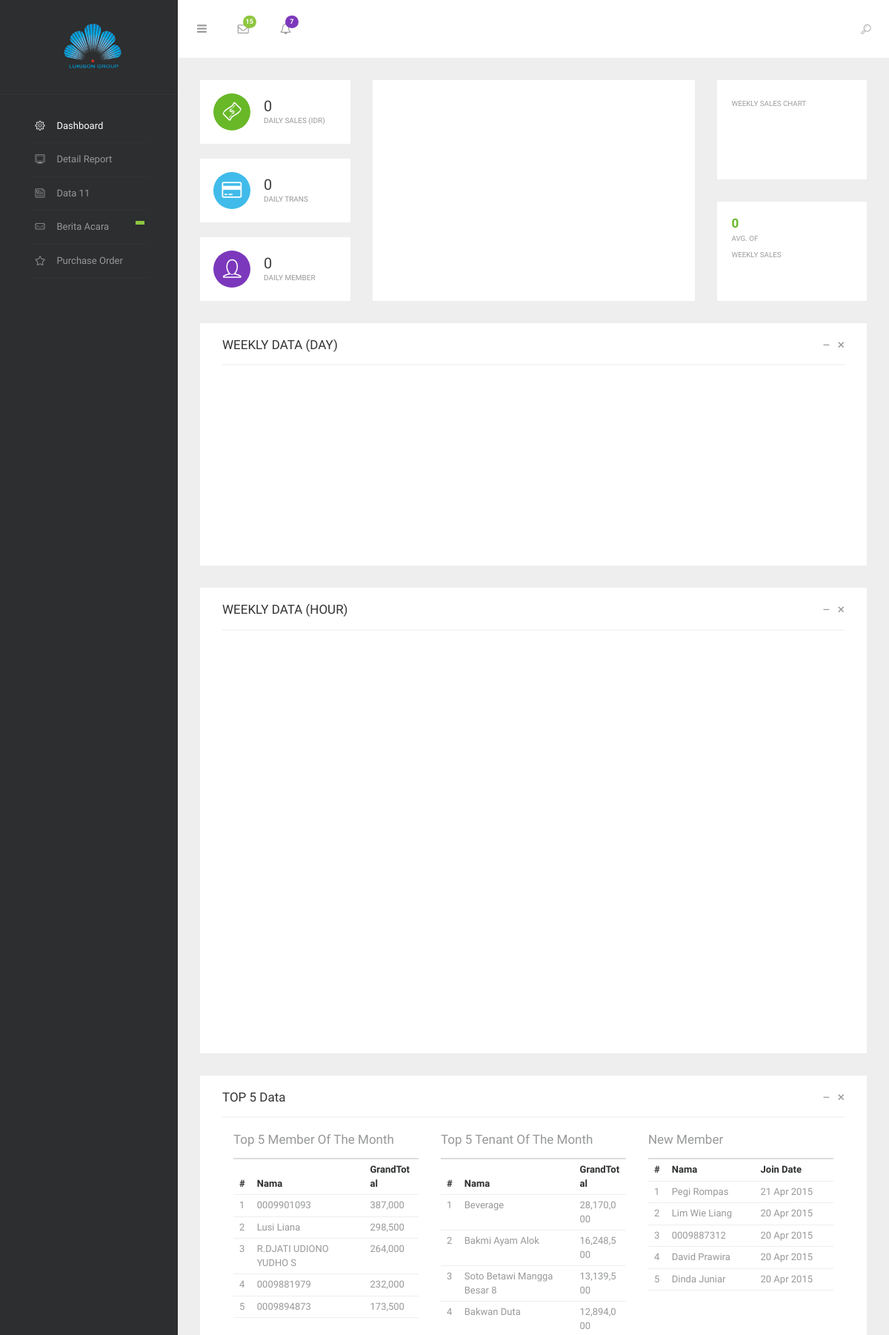
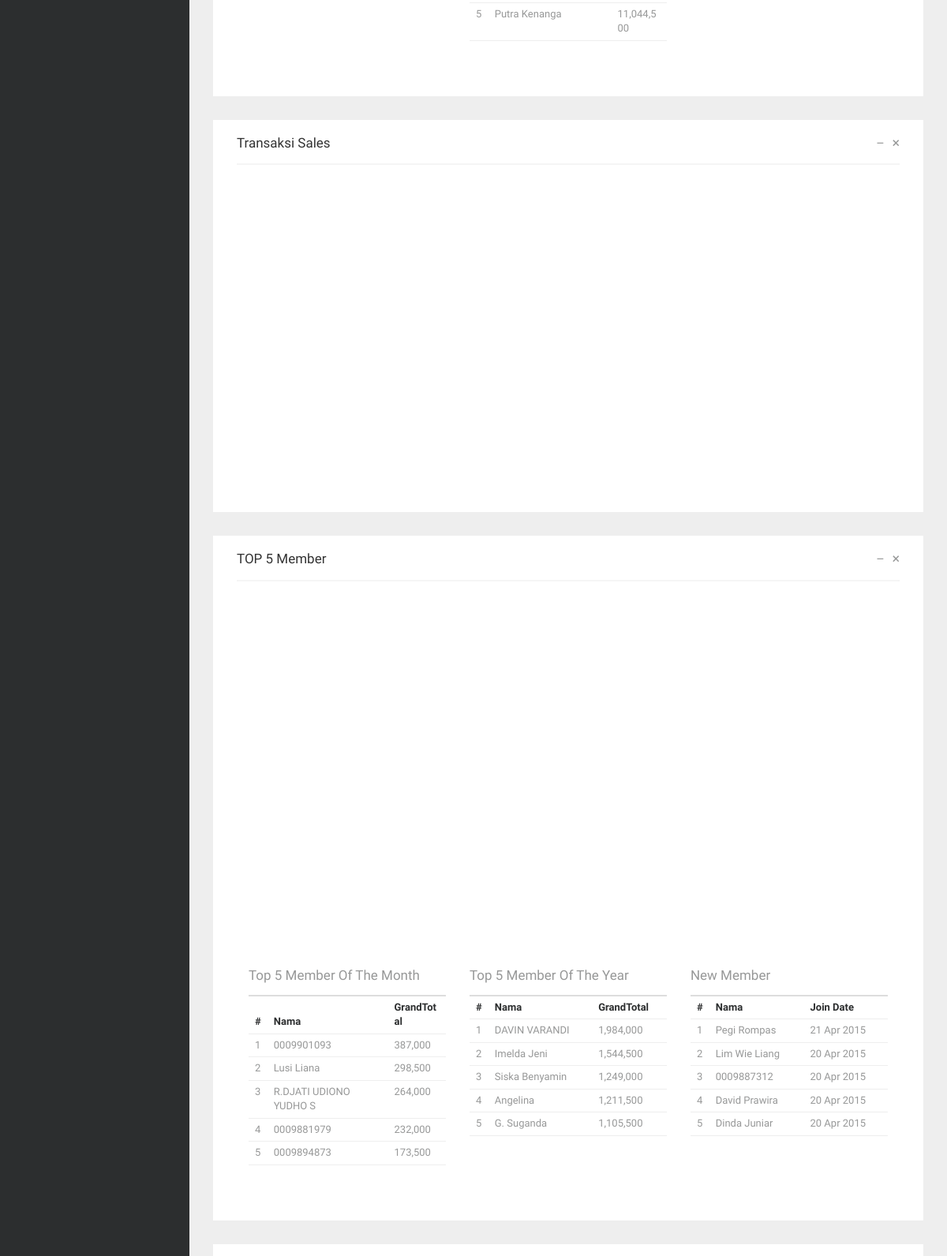
The page / (upper part) on the database its author committed (2 pictures, top to bottom).
### tables this page shows
CREATE TABLE `Tab_Val` (
  `Id` int(100) NOT NULL AUTO_INCREMENT,
  `Val_Nm` varchar(100) DEFAULT NULL,
  `Val_1` int(11) DEFAULT NULL,
  `UPDT` date DEFAULT NULL,
  `Val_Json` text,
  PRIMARY KEY (`Id`)
);

### index.php (called while the page is built)
<?php
include 'dashboard-1.php';

### dashboard-1.php (the view, shortened to what this page needs)
<?php
require_once ('config/main.php');
$db=new database();
$db->db_connect();
?>
<!DOCTYPE html>
<html lang="en">
<head>
	<link rel="stylesheet" href="assets/css/fonts/linecons/css/linecons.css">
	<link rel="stylesheet" href="assets/css/fonts/fontawesome/css/font-awesome.min.css">
	<link rel="stylesheet" href="assets/css/bootstrap.css">
	<link rel="stylesheet" href="assets/css/xenon-core.css">
	<link rel="stylesheet" href="assets/css/xenon-forms.css">
	<link rel="stylesheet" href="assets/css/xenon-components.css">
	<link rel="stylesheet" href="assets/css/xenon-skins.css">
	<link rel="stylesheet" href="assets/css/custom.css">
</head>
<body class="page-body">
	<div class="page-container">
		<div class="sidebar-menu toggle-others fixed">
			<div class="sidebar-menu-inner">
				<header class="logo-env">
					<div class="logo">
						<a href="dashboard-1.php" class="logo-expanded">
							<img src="assets/images/logo-lg.png" width="100" alt="" />
						</a>
					</div>
				</header>
				<ul id="main-menu" class="main-menu">
					<li class="active opened active">
						<a href="dashboard-1.php">
							<i class="linecons-cog"></i>
							<span class="title">Dashboard</span>
						</a>
                    </li>
                    <li>
                        <a href="#">
                            <i class="linecons-desktop"></i>
                            <span class="title">Detail Report</span>
                        </a>
                    </li>
                    <li>
                        <a href="extra-login.html">
                            <i class="linecons-note"></i>
                            <span class="title">Data <?php echo $db->cek_login('demo','demo');?></span>
                        </a>
                    </li>
                    <li>
                        <a href="#">
                            <i class="linecons-mail"></i>
                            <span class="title">Berita Acara</span>
                            <span class="label label-success pull-right"></span>
                        </a>
                    </li>
                    <li>
                        <a href="#">
                            <i class="linecons-star"></i>
                            <span class="title">Purchase Order</span>
                        </a></a>
                    </li>
                </ul>
            </div>
        </div>
        <div class="main-content">
			<nav class="navbar user-info-navbar" role="navigation">
				<ul class="user-info-menu left-links list-inline list-unstyled">
					<li class="hidden-sm hidden-xs">
						<a href="#" data-toggle="sidebar">
							<i class="fa-bars"></i>
						</a>
					</li>
					<li class="dropdown hover-line">
						<a href="#" data-toggle="dropdown">
							<i class="fa-envelope-o"></i>
							<span class="badge badge-green">15</span>
						</a>
					</li>
					<li class="dropdown hover-line">
						<a href="#" data-toggle="dropdown">
							<i class="fa-bell-o"></i>
							<span class="badge badge-purple">7</span>
						</a>
					</li>
				</ul>
				<ul class="user-info-menu right-links list-inline list-unstyled">
					<li class="search-form">
						<form method="get" action="extra-search.html">
							<button type="submit" class="btn btn-link">
								<i class="linecons-search"></i>
							</button>
						</form>
					</li>
				</ul>
			</nav>
			<div id="dasboard-item" class="row">
				<div  class="col-sm-3">
					<div  class="xe-widget xe-counter" data-count=".num" data-from="0" data-to="<?php echo $db->daily_sales(); ?>" data-suffix="" data-duration="2">
						<div class="xe-icon">
							<i class="linecons-money"></i>
						</div>
						<div id="dasboard-item1" class="xe-label">
							<?php echo '<strong class="num">'.$db->daily_sales().'</strong>'; ?>
							<span>Daily Sales (IDR)</span>
						</div>
					</div>
                    <div class="xe-widget xe-counter xe-counter-info" data-count=".num" data-from="1000" data-to="<?php echo $db->daily_trans(); ?>" data-duration="4" data-easing="true">
                        <div class="xe-icon">
                            <i class="fa-credit-card"></i>
                        </div>
                        <div id="dasboard-item2" class="xe-label">
                            <strong class="num"><?php echo $db->daily_trans(); ?></strong>
                            <span>Daily Trans</span>
                        </div>
                    </div>
                    <div class="xe-widget xe-counter xe-counter-purple" data-count=".num" data-from="10" data-to="<?php echo $db->daily_member(); ?>" data-suffix="" data-duration="1" data-easing="false">
						<div class="xe-icon">
							<i class="linecons-user"></i>
						</div>
						<div id="dasboard-item3" class="xe-label">
							<?php echo '<strong class="num">'.$db->daily_member().'</strong>'; ?>
							<span>Daily Member</span>
						</div>
					</div>
				</div>
				<div class="col-sm-6">
					<div class="chart-item-bg">
						<div class="chart-label">
						</div>
						<div id="pageviews-visitors-chart" style="height: 298px;"></div>
					</div>
				</div>
				<div class="col-sm-3">
					<div class="chart-item-bg">
						<div class="chart-label chart-label-small">
							<span class="text-small text-upper text-muted">Weekly Sales Chart</span>
						</div>
						<div id="server-uptime-chart" style="height: 134px;"></div>
					</div>
					<div class="chart-item-bg">
						<div class="chart-label chart-label-small">
							<div class="h4 text-secondary text-bold" data-suffix=" Jt" data-count="this" data-from="0.00" data-to="36" data-decimal="," data-duration="2">0</div>
							<span class="text-small text-upper text-muted">Avg. of </br>Weekly Sales</span>
						</div>
						<div id="sales-avg-chart" style="height: 134px; position: relative;">
							<div style="position: absolute; top: 25px; right: 0; left: 40%; bottom: 0"></div>
						</div>
					</div>
				</div>
                  <div class="col-sm-12">
                    <div class="panel panel-default">
                      <div class="panel-heading">
                        <h3 class="panel-title">WEEKLY DATA (DAY)</h3>
                          <div class="panel-options">
                            <a href="#" data-toggle="panel">
                                <span class="collapse-icon">&ndash;</span>
                            </a>
                            <a href="#" data-toggle="remove">
                                &times;
                            </a>
                        </div>
                      </div>
                        <div class="panel-body">
                            <div class="chart-item-bg">
                                <div class="chart-label chart-label-small">
                                </div>
                                <div id="server-uptime-chart2" style="height: 200px;"></div>
                            </div>
                        </div>
                    </div>
                  </div>
                <div class="col-sm-12">
                    <div class="panel panel-default">
                        <div class="panel-heading">
                            <h3 class="panel-title">WEEKLY DATA (HOUR)</h3>
                            <div class="panel-options">
                                <a href="#" data-toggle="panel">
                                    <span class="collapse-icon">&ndash;</span>
                                </a>
                                <a href="#" data-toggle="remove">
                                    &times;
                                </a>
                            </div>
                        </div>
                        <div class="panel-body">
                            <div class="chart-item-bg">
                                <div class="chart-label chart-label-small">
                                </div>
                                <div id="server-uptime-chart3" style="height: 500px;"></div>
                            </div>
                        </div>
                    </div>
                </div>
			</div>
            <div class="row">
                <div class="col-sm-12">
                    <div class="panel panel-default">
                        <div class="panel-heading">
                            <h3 class="panel-title">TOP 5 Data</h3>
                            <div class="panel-options">
                                <a href="#" data-toggle="panel">
                                    <span class="collapse-icon">&ndash;</span>
                                </a>
                                <a href="#" data-toggle="remove">
                                    &times;
                                </a>
                            </div>
                        </div>
                        <div class="panel-body">
                            <div class="col-md-4">
                                <div class="panel panel-flat" >
                                    <div class="panel-heading">
                                        <h3 class="panel-title">Top 5 Member Of The Month</h3>
                                    </div>
                                    <table class="table table-condensed">
                                        <?php echo $db->top5_member_month(); ?>
                                    </table>
                                </div>
                            </div>
                            <div class="col-md-4">
                                <div class="panel panel-flat">
                                    <div class="panel-heading">
                                        <h3 class="panel-title">Top 5 Tenant Of The Month</h3>
                                    </div>
                                    <table class="table table-condensed">
                                        <?php echo $db->top5_tenant_month(); ?>
                                    </table>
                                </div>
                            </div>
                            <div class="col-md-4">
                                <div class="panel panel-flat">
                                    <div class="panel-heading">
                                        <h3 class="panel-title">New Member</h3>
                                    </div>
                                    <table class="table table-condensed">
                                        <?php echo $db->top5_member_new(); ?>
                                    </table>
                                </div>
                            </div>
                        </div>
                    </div>
                </div>
            </div>
			<?php include('page/top5_member.tpl');?>
		</div>
	</div>
    <link rel="stylesheet" href="assets/js/daterangepicker/daterangepicker-bs3.css">
    <link rel="stylesheet" href="assets/js/select2/select2.css">
    <link rel="stylesheet" href="assets/js/select2/select2-bootstrap.css">
    <link rel="stylesheet" href="assets/js/multiselect/css/multi-select.css">
</body>
</html>

### config/main.php (shortened to what this page needs)
<?php
class database{
    function db_query2($query) {
        return mysql_query($query);
    }
    function cek_login($nm,$ps) {
        $rs = $this->db_query2("SELECT count(user) as res1 FROM Tab_User where user='".$nm."'");
        $row = mysql_fetch_row($rs);
        $dNm=($row[0]);
        $rs = $this->db_query2("SELECT count(pass) as res1 FROM Tab_User where user='".$ps."'");
        $row = mysql_fetch_row($rs);
        $dPs=($row[0]);
        return  ($dNm.$dPs);
    }
    function daily_sales() {
        $rs = $this->db_query2("SELECT Val_1 FROM Tab_Val where Val_Nm='Total_Grand_Hari'");
        $row = mysql_fetch_row($rs);
        return  ($row[0]);
    }
    function daily_trans() {
        $rs = $this->db_query2("SELECT Val_1 FROM Tab_Val where Val_Nm='Total_Trans_Hari'");
        $row = mysql_fetch_row($rs);
        return  ($row[0]);
    }
    function daily_member() {
        $rs = $this->db_query2("SELECT Val_1 FROM Tab_Val where Val_Nm='Total_Member_Hari'");
        $row = mysql_fetch_row($rs);
        return  ($row[0]);
    }
    function top5_member_month() {
        $rs = $this->db_query2("SELECT Val_Json FROM Tab_Val where Val_Nm='Top5_Member_Month'");
        $row = mysql_fetch_row($rs);
        $fillhead='<thead><tr><th width="1%">'.'#</th><th>Nama</th><th>GrandTotal</th></tr></thead><tbody>';
        $fillbody='';
        $nourut= 0;
        $json_string =($row[0]);
        $parsed_json = json_decode($json_string);
            foreach ($parsed_json as $key => $value) {
                $nourut+= 1;
                $fillbody = $fillbody . '<tr><td>'. $nourut .'</td><td>' . $value->nama . '</td><td class="right-align">'. $value->grandtotal . '</td></tr>';
            }
        $fillbody = $fillbody . '<tbody>';
        return  ($fillhead.$fillbody);
    }
    function top5_member_year() {
        $rs = $this->db_query2("SELECT Val_Json FROM Tab_Val where Val_Nm='Top5_Member_Year'");
        $row = mysql_fetch_row($rs);
        $fillhead='<thead><tr><th width="1%">'.'#</th><th>Nama</th><th>GrandTotal</th></tr></thead><tbody>';
        $fillbody='';
        $nourut= 0;
        $json_string =($row[0]);
        $parsed_json = json_decode($json_string);
        foreach ($parsed_json as $key => $value) {
            $nourut+= 1;
            $fillbody = $fillbody . '<tr><td>'. $nourut .'</td><td>' . $value->nama . '</td><td class="right-align">'. $value->grandtotal . '</td></tr>';
        }
        $fillbody = $fillbody . '<tbody>';
        return  ($fillhead.$fillbody);
    }
    function top5_member_new() {
        $rs = $this->db_query2("SELECT Val_Json FROM Tab_Val where Val_Nm='Top5_Member_New'");
        $row = mysql_fetch_row($rs);
        $fillhead='<thead><tr><th width="1%">'.'#</th><th>Nama</th><th>Join Date</th></tr></thead><tbody>';
        $fillbody='';
        $nourut= 0;
        $json_string =($row[0]);
        $parsed_json = json_decode($json_string);
        foreach ($parsed_json as $key => $value) {
            $nourut+= 1;
            $fillbody = $fillbody . '<tr><td>'. $nourut .'</td><td>' . $value->nama . '</td><td class="right-align">'. $value->grandtotal . '</td></tr>';
        }
        $fillbody = $fillbody . '<tbody>';
        return  ($fillhead.$fillbody);
    }
    function top5_tenant_month() {
        $rs = $this->db_query2("SELECT Val_Json FROM Tab_Val where Val_Nm='Top5_Tenant_Month'");
        $row = mysql_fetch_row($rs);
        $fillhead='<thead><tr><th width="1%">'.'#</th><th>Nama</th><th>GrandTotal</th></tr></thead><tbody>';
        $fillbody='';
        $nourut= 0;
        $json_string =($row[0]);
        $parsed_json = json_decode($json_string);
        foreach ($parsed_json as $key => $value) {
            $nourut+= 1;
            $fillbody = $fillbody . '<tr><td>'. $nourut .'</td><td>' . $value->nama . '</td><td class="right-align">'. $value->grandtotal . '</td></tr>';
        }
        $fillbody = $fillbody . '<tbody>';
        return  ($fillhead.$fillbody);
    }
}

### rows shown on the page
tab_val: Val_1 "0"
tab_val: Val_1 "0"
tab_val: Val_1 "0"

### other values the page prints
$db->cek_login('demo','demo') "11"
$value->nama "0009901093 Lusi Liana R.DJATI UDIONO YUDHO S 0009881979 0009894873 0009901093 Lusi Liana R.DJATI UDIONO YUDHO S 0009881979 0009894873"
$value->grandtotal "387,000 298,500 264,000 232,000 173,500 387,000 298,500 264,000 232,000 173,500"
$value->nama "Beverage Bakmi Ayam Alok Soto Betawi Mangga Besar 8 Bakwan Duta Putra Kenanga"
$value->grandtotal "28,170,000 16,248,500 13,139,500 12,894,000 11,044,500"
$value->nama "Pegi Rompas Lim Wie Liang 0009887312 David Prawira Dinda Juniar Pegi Rompas Lim Wie Liang 0009887312 David Prawira Dinda Juniar"
$value->grandtotal "21 Apr 2015 20 Apr 2015 20 Apr 2015 20 Apr 2015 20 Apr 2015 21 Apr 2015 20 Apr 2015 20 Apr 2015 20 Apr 2015 20 Apr 2015"
$value->nama "DAVIN VARANDI Imelda Jeni Siska Benyamin Angelina G. Suganda"
$value->grandtotal "1,984,000 1,544,500 1,249,000 1,211,500 1,105,500"
